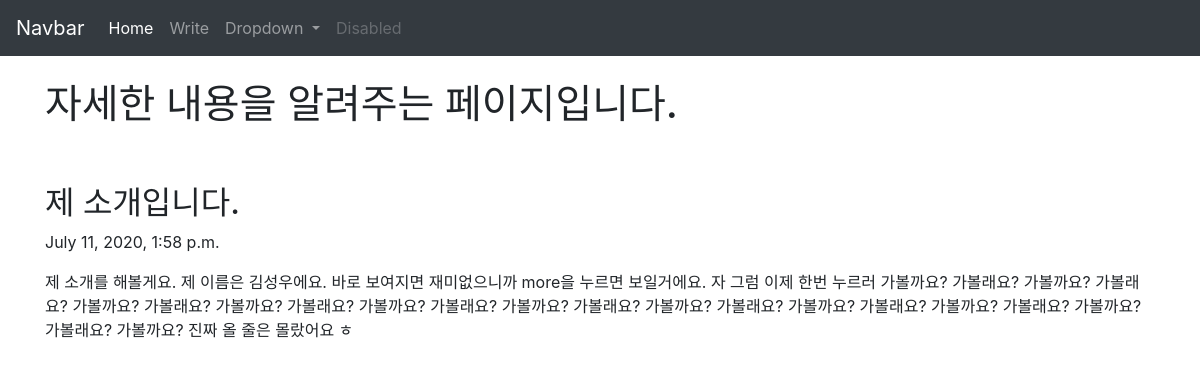
Page /blog/3/ on the committed database.
### blogapp/models.py (models this page shows, shortened)
class Blog(models.Model):
    title = models.CharField(max_length=200)
    pub_date = models.DateTimeField('date published')
    body = models.TextField()

### blogapp/views.py (the view)
# urls.py: path('<int:blog_id>/', blogapp.views.detail, name="detail"),
def detail(request, blog_id):
    details = get_object_or_404(Blog, pk=blog_id)
    return render(request, 'detail.html', {'details':details})

### blogapp/templates/detail.html
{% extends 'base.html' %}
{% block contents %}
<body>
<br>
    <div class="container">
        <h1> 자세한 내용을 알려주는 페이지입니다. </h1>
        <br><br>
        <h2>{{details.title}}</h2>
        <p>{{details.pub_date}}</p>
        <p>{{details.body}}</p>
    </div>
</body>
{% endblock %}

### rows in the picture
Blog: title "제 소개입니다.", pub_date "July 11, 2020, 1:58 p.m.", body "제 소개를 해볼게요. 제 이름은 김성우에요. 바로 보여지면 재미없으니까 more을 누르면 보일거에요. 자 그럼 이제 한번 누르러 가볼까요? 가볼래요? 가볼까요? 가볼래요? 가볼까요? 가볼래요? 가볼까요? 가볼래요? 가볼까요? 가볼래요? 가볼까요? 가볼래요? 가볼까요? 가볼래요? 가볼까요? 가볼래요? 가볼까요? 가볼래요? 가볼까요? 가볼래요? 가볼까요? 진짜 올 줄은 몰랐어요 ㅎ"
